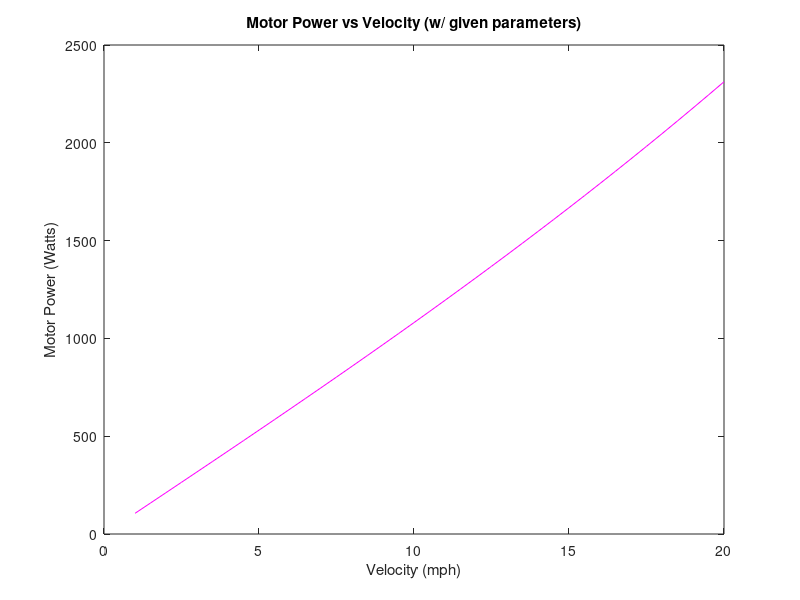
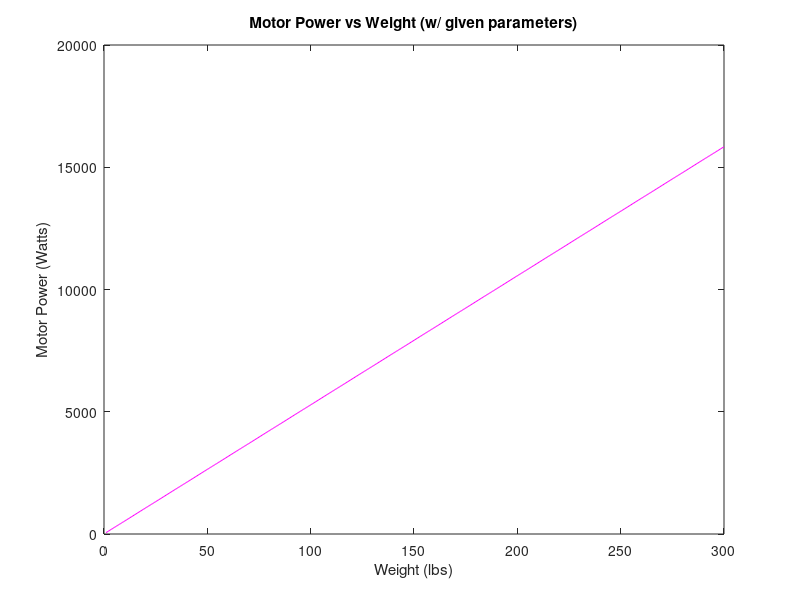

Here is the MATLAB script that generated these plots, in order:

clear 
clc
close all

%Scanner for asking User inputs values
prompt = 'What is the rolling resistance coefficent: ';
Crr = input(prompt);
prompt = 'What is the weight of the bike (lbs): ';
W_bike = input(prompt);
prompt = 'What is the weight of the rider (lbs): ';
W_rider = input(prompt);
prompt = 'What is the percent grading or the slope: ';
G = input(prompt);
prompt = 'What is the Drivetrain loss (percentage): ';
DT_loss = input(prompt);
prompt = 'What is the Frontal Area (ft^2): ';
A = input(prompt);
prompt = 'What is the final velocity of the bike+rider (mph): ';
V_mph = input(prompt);

g = 9.8067;     %(m/s^2)
Rho = 1.2754;   % Air Density(kg/m^3)
Cd = 0.9;       %(Drag Coefficient)

%Converting imperial to scientific 
A = A*0.092903;     
V_kmh = V_mph*0.44704;      
W_rider = W_rider*0.453592;
W_bike = W_bike*0.453592;
W = W_rider+W_bike;

F_gravity = g*W*sin(atan(G/100));              %Force from Gravity
F_rolling = g*W*Crr*cos(atan(G/100));          %Force from Rolling 
F_drag = 0.5*Cd*A*Rho*(V_kmh^2);               %Aerodynamic Drag 
F_total = F_gravity + F_rolling + F_drag;      %Force total
P_wheel = F_total*V_kmh;                       %Power of Wheel
P_motor = P_wheel/(1-(DT_loss/100))            %Power of Motor
Percent_gravity = (F_gravity/F_total)*100;
Percent_rolling = (F_rolling/F_total)*100;
Percent_drag = (F_drag/F_total)*100;
disp1 = [num2str(Percent_gravity),'% of force due to gravity and slope'];
disp2 = [num2str(Percent_rolling),'% of force due to rolling resistance and slope'];
disp3 = [num2str(Percent_drag),'% of force due to frontal area and speed'];
disp(disp1);
disp(disp2);
disp(disp3);

V_mph_var = 1:0.5:20;
V_kmh_var = V_mph_var*0.44704;

F_gravity = g*W*sin(atan(G/100));               %Force from Gravity
F_rolling = g*W*Crr*cos(atan(G/100));           %Force from Rolling 
F_drag = 0.5*Cd*A*Rho*(V_kmh_var.^2);                    %Aerodynamic Drag 
F_total = F_gravity + F_rolling + F_drag;   %Force total
P_wheel = F_total.*V_kmh_var;                            %Power of Wheel
P_motor = P_wheel./(1-(DT_loss/100));             %Power of Motor

figure(1)
plot(V_mph_var,P_motor,'-m');
hold on
title('Motor Power vs Velocity (w/ given parameters)');
xlabel('Velocity (mph)');
ylabel('Motor Power (Watts)')
hold off

W_var_lbs = 1:0.5:300;
W_var_kmh = W_var_lbs*0.453592;
F_gravity = g*W_var_kmh*sin(atan(G/100));              %Force from Gravity
F_rolling = g*W_var_kmh*Crr*cos(atan(G/100));          %Force from Rolling 
F_drag = 0.5*Cd*A*Rho*(V_kmh^2);               %Aerodynamic Drag 
F_total = F_gravity + F_rolling + F_drag;      %Force total
P_wheel = F_total*V_kmh;                       %Power of Wheel
P_motor = P_wheel/(1-(DT_loss/100)); 

figure(2)
plot(W_var_lbs,P_motor,'-m');
hold on
title('Motor Power vs Weight (w/ given parameters)');
xlabel('Weight (lbs)');
ylabel('Motor Power (Watts)')
hold off